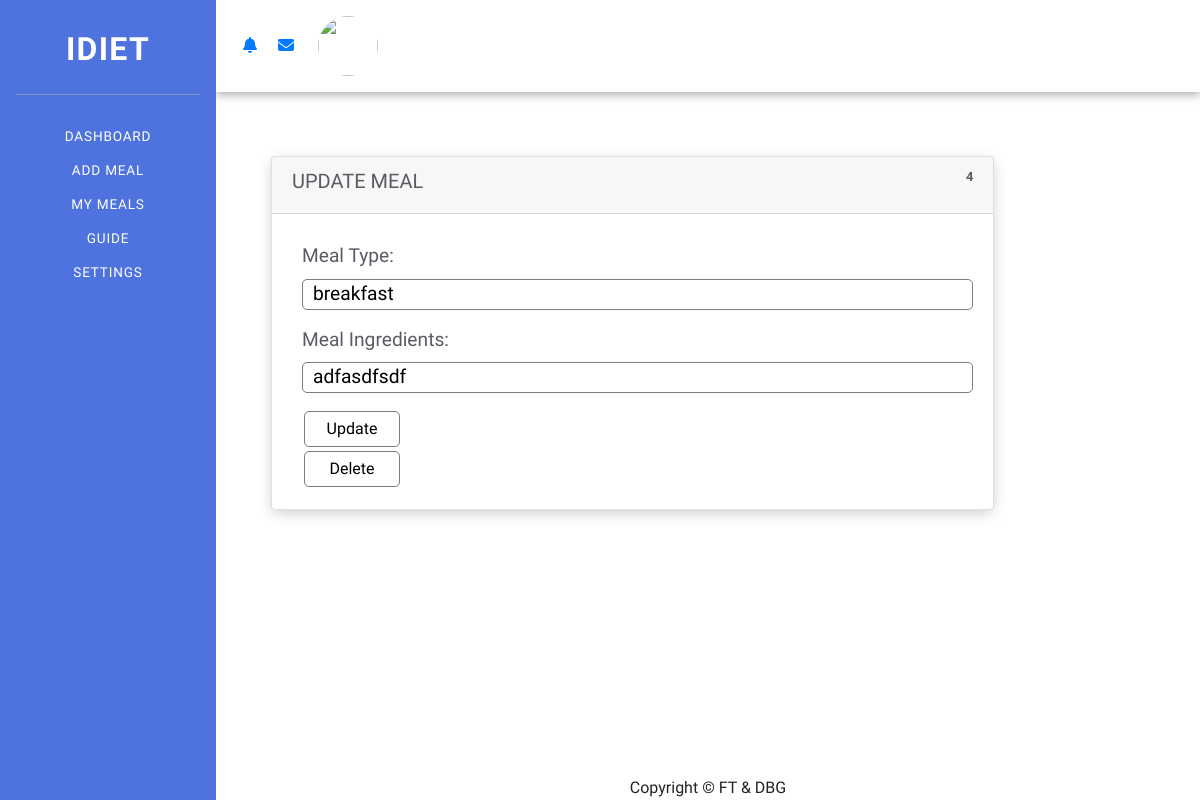
The page /meal/4/ (signed in) on the database its author committed.
### idiet/models.py (models this page shows)
class meal(models.Model):
    user_id = models.ForeignKey(User, on_delete=models.CASCADE)
    meal_date_crated = models.DateField(auto_now_add=True)
    meal_date = models.DateField(null=True,blank=True)
    meal_type = models.CharField(max_length=20)
    meal_calories = models.CharField(max_length=10)
    meal_ingredients = models.CharField(max_length=300)
    meal_recommandetion = models.CharField(max_length=300,null=True,blank=True)

### idiet/views.py (the view, shortened to what this page needs)
# urls.py: path('meal/<int:meal_pk>/', views.updatemeal, name='updatemeal'),
@login_required
def updatemeal(request, meal_pk):
    mealObj = get_object_or_404(meal, pk=meal_pk, user_id=request.user)
    if request.method == 'GET':
      form = AddMealForm(instance=mealObj)
      return render(request, 'idiet/updatemeal.html', {'meal':mealObj, 'form':form})

### idiet/form.py
class AddMealForm(ModelForm):
  class Meta:
      model = meal
      fields = [ 'meal_type', 'meal_ingredients']

### idiet/templates/idiet/updatemeal.html (shortened to what this page needs)
<!DOCTYPE html>
<html lang="en">
<head>
    {% load static %}
    <link rel="stylesheet" type="text/css" href="{% static 'idiet/style.css' %}">
    <link rel="stylesheet" href="https://stackpath.bootstrapcdn.com/bootstrap/4.5.0/css/bootstrap.min.css">
</head>
<body>
    <div class="sidenav">
        <a href="../../dashboard">idiet</a>
        <hr>
        <ul>
            <li>
                <a href="../../dashboard">Dashboard</a>
            </li>
            <li>
                <a href="../../createnewmeal">add meal</a>
            </li>
            <li>
                <a href="../../mymeals">my meals</a>
            </li>
            <li>
                <a href="#">Guide</a>
            </li>
            <li>
                <a href="#">Settings</a>
            </li>
        </ul>
    </div>
    <div id="content">
        <nav class="navbar navbar-expand mb-4">
            <ul class="navbar-nav">
                <li class="nav-item">
                    <a class="nav-link" href="#" role="button">
                        <i class="fas fa-bell fa-fw"></i>
                    </a>
                </li>
                <li class="nav-item">
                    <a class="nav-link" href="#" role="button">
                        <i class="fas fa-envelope fa-fw"></i>
                    </a>
                </li>
                <li class="nav-item">
                    <a class="nav-link" href="#" role="button">
                        <img class="img-profile rounded-circle" style="width: 60px; height: 60px;" src="https://www.manufacturingusa.com/sites/manufacturingusa.com/files/default.png">
                    </a>
                </li>
            </ul>
        </nav>
        <main>
            {% if user.is_authenticated %}
            <div id="display-meal" class="col-xl-10 mb-4">
                <div class="card">
                    <div class="card-header">
                        <h5>update meal</h5>
                        <h6>{{meal.id}}</h6>
                    </div>
                    <div class="card-body up">
                        <form action="#" method="POST">
                            {{form.as_p}}
                            <button type="submit">update </button>
                        </form>
                        <form action="{% url 'delete' meal.id %}" method="POST">
                            <button type="submit">delete </button>
                        </form>
                    </div>
                </div>
            </div>
            {% endif %}
        </main>
        <footer class="sticky-footer">
            <div class="copyright text-center">
                <span>Copyright © FT & DBG</span>
            </div>
        </footer>
    </div>
</body>
</html>

### idiet/static/idiet/style.css (style rules this page uses)
* { margin: 0; padding: 0; }
html, body { min-height: 100%; }
body { font-family: "Raleway", cursive !important; display: flex; flex-direction: row; justify-content: space-between; }
header, main, nav, article, section, footer { display: block; }
.sidenav { min-height: 100vmin; width: 18%; z-index: 1; top: 0; left: 0; background-color: #4e73df; overflow-x: hidden; padding-top: 20px; text-align: center; }
.sidenav a { color: white; height: 3.650rem; text-decoration: none; font-size: 2rem; font-weight: 900; text-align: center; text-transform: uppercase; letter-spacing: .08rem; display: flex; flex-direction: column; justify-content: center; }
.sidenav hr { border-top: 1px solid rgba(180, 178, 178, 0.541); margin: 2vmin; }
.sidenav ul { padding-top: 8px; }
.sidenav ul li { padding: 5px; }
.sidenav li a { color: white; height: 3rem; text-decoration: none; font-size: 1.8rem; font-weight: 900; text-align: center; text-transform: uppercase; letter-spacing: .05rem; display: flex; flex-direction: column; justify-content: center; }
.sidenav ul li a { font-size: .85rem; display: inline; color: white; font-weight: 500; margin-top: 5px; }
main { display: flex; flex-direction: column; height: 100%; padding: 5vmin; color: #858796; }
#content { width: 82%; display: flex; flex-direction: column; justify-content: space-between; }
.navbar { display: flex; flex-direction: row; justify-content: space-between !important; box-shadow: 0px 2px 10px #a0a0a0; width: 100%; }
.navbar-nav { float: right; display: flex; flex-direction: row; }
.nav-item { margin: auto; }
.nav-item:last-child { margin-left: 0.5vw; }
.card { height: 100%; box-shadow: 0 4px 15px -2px #c9c7c7; }
.card-header h6 { font-weight: 700 !important; font-size: 0.8rem; text-transform: uppercase; }
.card p { text-align: center; }
.card p::before { color: rgb(90, 92, 105) !important; font-weight: 500 !important; margin: 0 10px !important; }
.navbar { display: flex; justify-content: flex-end !important; }
.navbar { display: flex; justify-content: space-between !important; }
.card-header { display: flex !important; justify-content: space-between !important; font-size: 1.2rem !important; font-weight: 900 !important; text-transform: uppercase; color: #5a5b64; }
.card-body { display: flex; justify-content: space-around; }
.card-body.up { flex-direction: column; }
.card-body form { padding-left: 10px; display: flex; flex-direction: column; }
.card-body form label { width: 100%; }
.card-body form input { width: 100%; background-color: transparent; border-radius: 5px; border: solid 1px rgb(126, 124, 124); padding-left: 10px; }
.card-body form button { background-color: transparent; border-radius: 5px; padding: 5px 10px; text-transform: capitalize; width: 8vw; float: right; font-weight: 300; margin: 2px; border: solid 1px rgb(126, 124, 124); }
.card-body p { text-transform: capitalize; font-weight: 500; float: left; font-size: 1.2rem; text-align: left; color: #5a5b64; }

### rows shown on the page
meal: id "4", meal_type "breakfast", meal_ingredients "adfasdfsdf"
